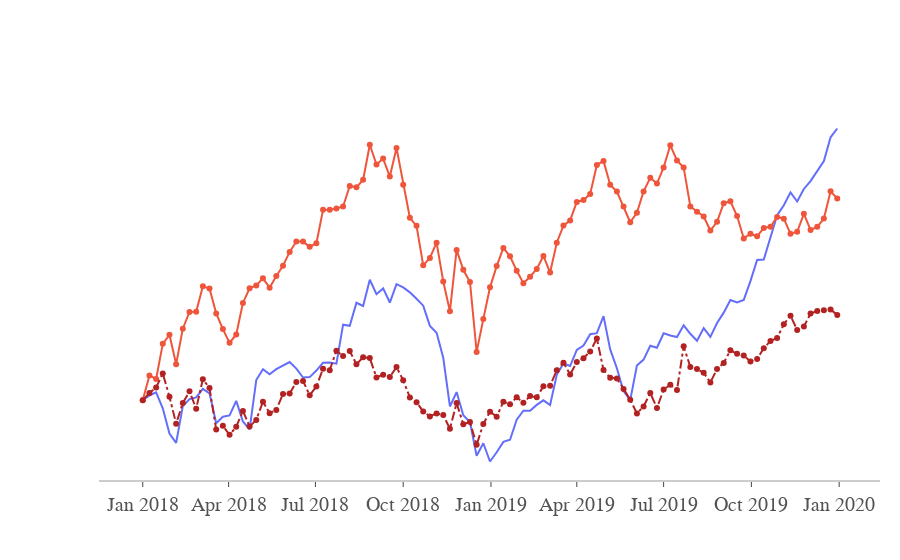

Notebook code cell kept with this figure:
### Code cell
# can also create line plot using go

fig = go.Figure()  # create a figure
fig.add_trace(
    go.Scatter(x=df_stocks.date, y=df_stocks.AAPL, mode="lines", name="Apple")
)  # the name attribute is the legend

fig.add_trace(
    go.Scatter(x=df_stocks.date, y=df_stocks.AMZN, mode="lines + markers", name="AMZN")
)

fig.add_trace(
    go.Scatter(
        x=df_stocks.date,
        y=df_stocks.GOOG,
        mode="lines + markers",
        name="GOOG",
        line=dict(color="firebrick", width=2, dash="dashdot"),
    )  # line defines styles
)

# further style the figure
# fig.update_layout(
#     title="Stock Price Data 2018 - 2020", xaxis_title="Price", yaxis_title="Date"
# )

fig.update_layout(
    xaxis=dict(
        showline=True,  # The showline axis property controls the visibility of the axis line
        showgrid=False,
        showticklabels=True,
        linecolor="rgb(204,204,204)",
        linewidth=2,
        ticks="outside",
        tickfont=dict(family="Arial", size=20, color="rgb(82,82,82)"),
    ),
    yaxis=dict(
        
        showgrid=False,
        zeroline = False,
        showline = True,
        showticklabels = False,
    ),
    autosize=False,
    margin = dict(autoexpand=False, l = 100, r =20, t = 110), # control the margin of the plot, l: left, r:right, t: top
    showlegend=False, 
    plot_bgcolor = 'White'
)
